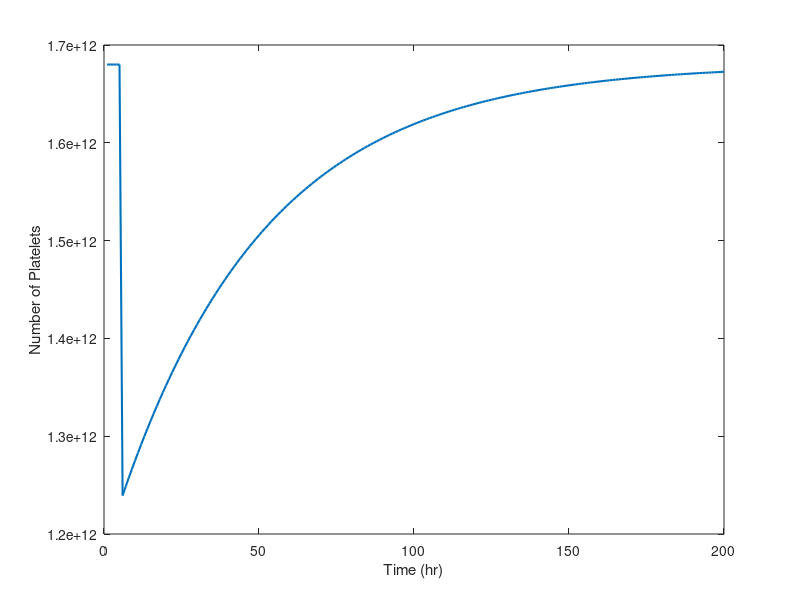

Write the MATLAB code that produced this figure.
% PBL Team 1, BIOE 252, Fall 2022, PBL 2: Modeling Blood Flow
% rbcModel.m
% Models rbc concentration through the human body in different conditions
% Last modified: 11/20/22

function plateletModel
    %The driver

    %setting up initial values
    time = (1:200);
    n_platelet = zeros(200,1);
    n_platelet(1,:) = 1.18E12; 
    %flow = ones(86400);
    
    %flow_rbc(1,:) = 5.4E9*flow; %initial flow rate

%     n_rbc = marrow(time,n_rbc);
%     plot(time,n_rbc)
    n_platelet = spleen_p(time,n_platelet);
    figure;
    plot(time,n_platelet,'LineWidth', 1.5)
    
    xlabel('Time (hr)')
    ylabel('Number of Platelets')
%     title('Platelet Recovery')
    saveas(gcf, 'platelet.png')

end

% function n_rbc = marrow(time,n_rbc)
%     for i = 2:length(time)
%         n_rbc(i,:) = n_rbc(i-1,:) + (5.555E-4).*n_rbc(i-1,:);
%     end
% end

function n_platelet = spleen_p(time,n_platelet)
    f = 0.020833;
    c = 35E9;

    for i = 2:length(time)
        n_platelet(i,:) = ((1-f)^i .* (n_platelet(1,:) - c/f) + c/f)*(time(i) > 5)...
            + (c/f)*(time(i) <= 5);
    end
    n_platelet(1,:) = c/f;
end
